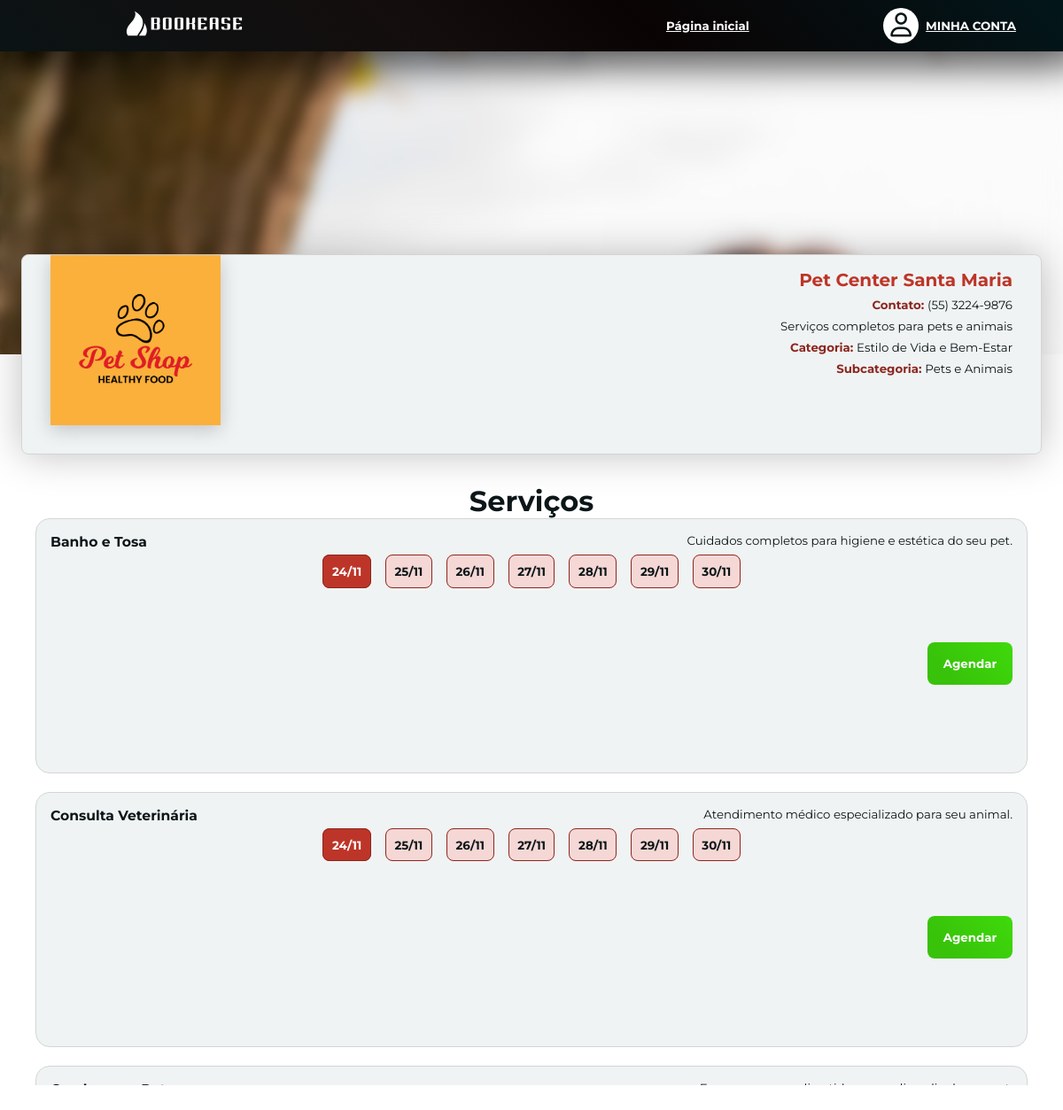
Screenshot of /view/establishment_page.php?id=2 (signed in) with the database file from the repository.
### tables this page shows
CREATE TABLE establishments(
	id INT auto_increment,
    cnpj VARCHAR(18) UNIQUE,
    user_id INT,
    name VARCHAR(200),
    email VARCHAR(100),
    phone VARCHAR(14),
    image VARCHAR(100),
    address VARCHAR(200),
    latitude DOUBLE,
    longitude DOUBLE,
    description VARCHAR(200),
    category_id INT,
    subcategory_id INT,
    creation_date DATE,
    PRIMARY KEY(id),
    FOREIGN KEY(user_id) REFERENCES users(id),
    FOREIGN KEY(category_id) REFERENCES categories(id),
    FOREIGN KEY(subcategory_id) REFERENCES subcategories(id)
);

CREATE TABLE categories(
    id INT auto_increment,
    name VARCHAR(100),
    PRIMARY KEY(id)
);

CREATE TABLE subcategories(
    id INT auto_increment,
    name VARCHAR(100),
    category_id INT,
    PRIMARY KEY(id),
    FOREIGN KEY(category_id) REFERENCES categories(id)
);

CREATE TABLE services(
    id INT auto_increment,
    establishments_id INT,
    name VARCHAR(100),
    description VARCHAR(200),
    creation_date DATE,
    PRIMARY KEY(id),
    FOREIGN KEY(establishments_id) REFERENCES establishments(id)
);

### controller/establishments_controller.php (called while the page is built, shortened)
<?php
    include_once '../model/database_connect.php';
    function get_one_establishment($id) {
        $con = new connect_database();
        $con->connect();
        $query = "SELECT establishments.*,
                    categories.name AS category_name,
                    subcategories.name AS subcategory_name
                    FROM establishments
                    JOIN categories ON establishments.category_id = categories.id
                    LEFT JOIN subcategories ON establishments.subcategory_id = subcategories.id
                    WHERE establishments.id = $id;";
        $result = $con->consult($query);
        if($result != null) {
            return $result;
        }
        else {
            return null;
        }
    }
    function get_services_from_establishment($id) {
        $con = new connect_database();
        $con->connect();
        $query = "SELECT * FROM services where establishments_id = $id";
        $result = $con->consult_all($query);
        if($result != null) {
            return $result;
        }
        else {
            return null;
        }
    }
?>

### model/database_connect.php (called while the page is built, shortened)
<?php
class connect_database {
    protected $mysqli;
    protected $host = '127.0.0.1';
    protected $user = 'root';
    protected $password = '12345';
    protected $database = 'bookease';
    public function connect() {
        $this->mysqli = new mysqli($this->host, $this->user, $this->password, $this->database);
        $this->mysqli->set_charset('utf8');
    }
    public function consult($query) {
        try {
            if ($result = $this->mysqli->query($query)){
                $result = mysqli_fetch_assoc($result);
                return $result;
            }
            else {
                $this->rows_affected = 0;
                return null;
            }
        }
        catch (Exception $exc) {
            $this->disconnect();
        }
    }
    public function consult_all($query) {
        try {
            if ($result = $this->mysqli->query($query)){
                $result = $result->fetch_all(MYSQLI_ASSOC);
                return $result;
            }
            else {
                $this->rows_affected = 0;
                return null;
            }
        }
        catch (Exception $exc) {
            $this->disconnect();
        }
    }
}

### view/establishment_page.php (the view, shortened to what this page needs)
<!DOCTYPE html>
<html lang="en">
<head>
    <link rel="stylesheet" href="/public/css/establishment_page.css">
    <link rel="stylesheet" href="/public/css/components/red_button.css">
    <link rel="stylesheet" href="/public/css/components/green_button.css">
    <link rel="stylesheet" href="/public/css/components/header.css">
    <link href='https://unpkg.com/boxicons@2.1.4/css/boxicons.min.css' rel='stylesheet'>
</head>
<body>
    <?php
        require_once '../controller/establishments_controller.php';
        if(isset($_REQUEST) && isset($_REQUEST['id'])) {
            $establishment = get_one_establishment($_REQUEST['id']);
            if(isset($establishment)) {
                if(strlen($establishment['phone']) == 10) {
                    $establishment['phone'] = preg_replace('/(\d{2})(\d{4})(\d+)/', '($1) $2-$3', $establishment['phone']);
                }
                else {
                    $establishment['phone'] = preg_replace('/(\d{2})(\d{5})(\d+)/', '($1) $2-$3', $establishment['phone']);
                }
                $services = get_services_from_establishment($establishment['id']);
            }
        }
    ?>
    <header
        <?php
            if(isset($establishment)) {
                echo '
                    style="background-image: url(../public/images/category_images/'.str_replace(' ','\ ',$establishment['category_name']).'.jpg);
                    background-repeat: no-repeat;
                    background-attachment: fixed;
                    background-position: center 120%;
                    background-size: cover;
                "
                ';
            }
        ?>>
        <div class="header">
            <div class="logo">
                <a href="/view/index.php">
                    <img src="/public/images/logos_horizontal/logo1_white.svg" alt="" class="logo_image">
                </a>
            </div>
            <div class="header_buttons">
                <div class="header_button">
                    <a href="../view/establishments.php">
                        Página inicial
                    </a>
                </div>
                <div class="account_pages">
                    <a href="/view/myaccount.php" class="profile_picture">
                        <i class="fa-regular fa-user"></i>
                    </a>
                    <div>
                        <?php
                            if(!isset($_SESSION['login'])) {
                                echo '
                                    <span class="account_buttons">
                                        <a href="/view/login.php">
                                            ENTRE
                                        </a>
                                        <span>ou</span>
                                    </span>
                                    <span class="account_buttons">
                                        <a href="/view/register.php">
                                            CADASTRE-SE
                                        </a>
                                    </span>
                                ';
                            }
                            else {
                                echo '
                                    <a href="/view/myaccount.php">
                                        <span>MINHA CONTA</span>
                                    </a>
                                ';
                            }
                        ?>
                    </div>
                </div>
            </div>
        </div>
        <div class="header_background_image"></div>
    </header>
    <main>
        <div class="establishment_header">
            <?php
                    if(isset($establishment) && $establishment != null) {
                        echo '
                            <img src="../controller/uploads/'.$establishment['cnpj'].'.jpg" alt="" class="establishment_image">
                            <div class="establishment_info">
                                <h2 class="establishment_title">'.$establishment['name'].'</h2>
                                <p>
                                    <span>Contato: </span>
                                    '.$establishment['phone'].'
                                </p>
                                <p>'.$establishment['description'].'</p>
                                <p>
                                    <span>Categoria: </span>
                                    '.$establishment['category_name'].'
                                </p>
                                <p>
                                    <span>Subcategoria: </span>
                                    '.$establishment['subcategory_name'].'
                                </p>
                            </div>
                        ';
                        }
                    ?>
        </div>
        <div class="establishment_content">
            <div class="row">
                <h1>Serviços</h1>
            </div>
                <div class="establishment_services">
                    <?php
                        if(isset($services)) {
                            foreach($services as $s) {
                                echo '
                                    <div class="service">
                                        <div class="service_info">
                                            <h3>'.$s['name'].'</h3>
                                            <p>'.$s['description'].'</p>
                                        </div>
                                        <form action="../controller/reserve_controller.php" method="post">
                                            <div class="next_week">
                                ';
                                for ($i = 0; $i < 7; $i++) {
                                    $future_date = new DateTime();
                                    $future_date->add(new DateInterval("P{$i}D"));
                                    $formated_date = $future_date->format('d/m');
                                    $mysql_formated_date = $future_date->format('Y-m-d');
                                    $week_day_id = "week_day_$s[id]_$i";
                                    $checked = $i === 0 ? 'checked' : '';
                                    echo '
                                                <div class="form_input">
                                                    <input type="radio" name="available_day" class="available_day_'.$s['id'].'" id="'.$week_day_id.'" value="'.$mysql_formated_date.'" '.$checked.'>
                                                    <label for="'.$week_day_id.'" class="service_button">'.$formated_date.'</label>
                                                </div>
                                    ';
                                }
                                echo '
                                            </div>
                                            <div class="days_slider" id="days_slider_'.$s['id'].'">
                                ';
                                for($i=0; $i<7; $i++) {
                                    echo '
                                        <div class="available_times slide">
                                    ';
                                    echo '
                                                </div>
                                    ';
                                }
                                echo '
                                            </div>
                                            <div class="green_button submit_button">
                                                <button type="submit" name="register_reserve" value="'.$s['id'].'">Agendar</button>
                                            </div>
                                            <input type="hidden" name="establishment_id" value="'.$establishment['id'].'">
                                            <input type="hidden" name="service_id" value="'.$s['id'].'">
                                        </form>
                                </div>
                                ';
                            }
                        }
                    ?>
                </div>
            </div>
    </main>
</body>
</html>

### public/css/establishment_page.css (style rules this page uses)
@media only screen and (min-width: 1200px) { .row { width: 100%; display: flex; flex-direction: row; justify-content: space-around; align-items: flex-start; } }
@media only screen and (min-width: 1200px) { header { height: 25rem; background: linear-gradient(45deg, #0b1314 0%, #140d0d 40%, #0a0303 60%, #02161a 100%); background-repeat: no-repeat; background-attachment: fixed; background-position: center 175%; background-size: cover; } }
@media only screen and (min-width: 1200px) { .header_background_image { width: 100%; height: 100%; background-color: rgba(0, 0, 0, 0); backdrop-filter: blur(9px); } }
@media only screen and (min-width: 1200px) { main { display: flex; flex-direction: column; justify-content: center; align-items: center; } }
@media only screen and (min-width: 1200px) { .establishment_content { transform: translateY(-5rem); width: 70rem; display: flex; flex-direction: column; justify-content: flex-start; align-items: center; color: var(--gray-1); } }
@media only screen and (min-width: 1200px) { .service, .service_register { display: flex; flex-direction: column; background-color: var(--white-2); border: 1px solid var(--gray-3); border-radius: 1rem; width: 100%; padding: 1rem; font-size: var(--font-sm); } }
@media only screen and (min-width: 1200px) { .service_button { padding: .6rem; border-radius: .5rem; border: 1px solid var(--red-2); background-color: var(--red-3); color: var(--gray-1); font-weight: bold; cursor: pointer; transition: all ease-in-out 0.3s; } }
@media only screen and (min-width: 1200px) { input[type=radio]:checked + .service_button, input[type=checkbox]:checked + .service_button { background-color: var(--red-1); color: var(--white-1); } }

### public/css/components/header.css (style rules this page uses)
@media only screen and (min-width: 1200px) { header { width: 100%; display: flex; flex-direction: column; justify-content: flex-start; align-items: center; } }
@media only screen and (min-width: 1200px) { .header { width: 100%; display: flex; flex-direction: row; justify-content: space-between; align-items: center; height: 4.2rem; background: linear-gradient(45deg, #0b1314 0%, #140d0d 40%, #0a0303 60%, #02161a 100%); box-shadow: 10px 10px 40px 5px rgba(0,0,0,0.75); } }
@media only screen and (min-width: 1200px) { .logo { width: 26rem; height: 100%; display: flex; flex-direction: row; justify-content: center; align-items: center; } }
@media only screen and (min-width: 1200px) { .logo_image { min-width: var(--logo-size); max-width: var(--logo-size); transition: all ease-in-out 0.45s; } }

### public/css/global.css (style rules this page uses)
* { box-sizing: border-box; margin: 0; padding: 0; font-family: 'Montserrat'; scroll-behavior: smooth; }
a { color: var(--red-1); }
:root { --logo-size: 8.5rem; --red-1: #bd3528; --red-2: #8C271E; --red-3: #f5d8d6; --gray-1: #0C1618; --gray-2: #4b6268; --gray-3: #d4d4d4; --white-1: #FFF; --white-2: #f0f3f4; --white-3: #f5f3f3; --green-1: #5cb85c; --green-2: #b8e0b8; --success: #339900; --alert: #EAAA00; --warning: #cc3300; --font-xsm: 8pt; --font-sm: 10pt; --font-md: 12pt; --font-lg: 14pt; --font-xl: 16pt; --font-xxl: 18pt; }

### rows the page displays
establishments: category.name (picture), cnpj (picture), name "Pet Center Santa Maria", description "Serviços completos para pets e animais", category.name "Estilo de Vida e Bem-Estar", subcategory.name "Pets e Animais"
services: name "Banho e Tosa", description "Cuidados completos para higiene e estética do seu pet.", $s['id'] 6 (drawn)
services: name "Consulta Veterinária", description "Atendimento médico especializado para seu animal.", $s['id'] 7 (drawn)

### other values shown
$establishment['phone'] "(55) 3224-9876"
